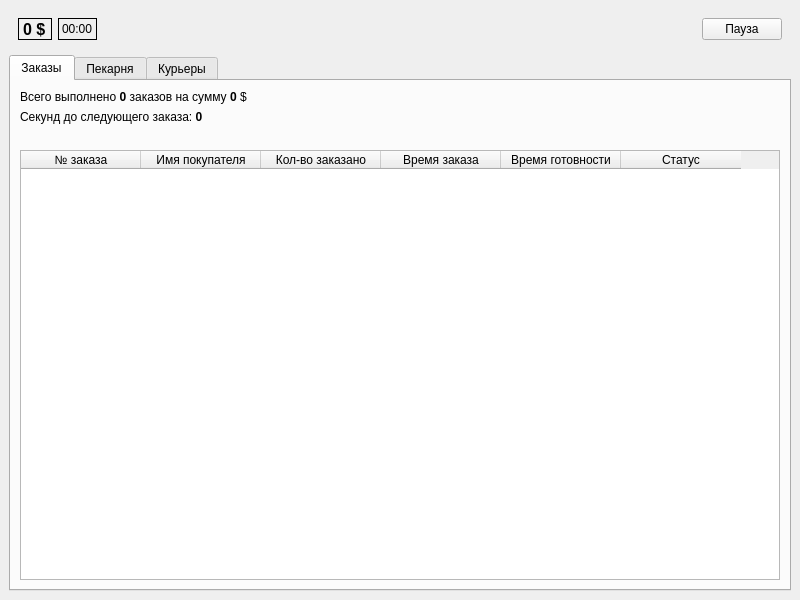
<?xml version="1.0" encoding="UTF-8"?>
<ui version="4.0">
 <class>MainWindow</class>
 <widget class="QMainWindow" name="MainWindow">
  <property name="geometry">
   <rect>
    <x>0</x>
    <y>0</y>
    <width>800</width>
    <height>600</height>
   </rect>
  </property>
  <property name="windowTitle">
   <string>Пекари</string>
  </property>
  <widget class="QWidget" name="centralwidget">
   <layout class="QVBoxLayout" name="verticalLayout">
    <item>
     <widget class="QWidget" name="widget" native="true">
      <layout class="QHBoxLayout" name="horizontalLayout">
       <item>
        <widget class="QLabel" name="moneyLabel">
         <property name="font">
          <font>
           <pointsize>12</pointsize>
           <weight>75</weight>
           <bold>true</bold>
          </font>
         </property>
         <property name="frameShape">
          <enum>QFrame::Box</enum>
         </property>
         <property name="text">
          <string>0 $</string>
         </property>
         <property name="margin">
          <number>7</number>
         </property>
        </widget>
       </item>
       <item>
        <widget class="QLabel" name="timeLabel">
         <property name="font">
          <font>
           <weight>50</weight>
           <bold>false</bold>
          </font>
         </property>
         <property name="frameShape">
          <enum>QFrame::Box</enum>
         </property>
         <property name="text">
          <string>00:00</string>
         </property>
         <property name="margin">
          <number>7</number>
         </property>
        </widget>
       </item>
       <item>
        <spacer name="horizontalSpacer">
         <property name="orientation">
          <enum>Qt::Horizontal</enum>
         </property>
         <property name="sizeHint" stdset="0">
          <size>
           <width>40</width>
           <height>20</height>
          </size>
         </property>
        </spacer>
       </item>
       <item>
        <widget class="QPushButton" name="pauseButton">
         <property name="text">
          <string>Пауза</string>
         </property>
         <property name="checkable">
          <bool>true</bool>
         </property>
        </widget>
       </item>
      </layout>
     </widget>
    </item>
    <item>
     <widget class="QTabWidget" name="tabWidget">
      <property name="currentIndex">
       <number>0</number>
      </property>
      <widget class="QWidget" name="ordersTab">
       <attribute name="title">
        <string>Заказы</string>
       </attribute>
       <layout class="QVBoxLayout" name="verticalLayout_2">
        <item>
         <widget class="QLabel" name="orderStatsLabel">
          <property name="text">
           <string>Всего выполнено &lt;b&gt;0&lt;/b&gt; заказов на сумму &lt;b&gt;0&lt;/b&gt; $</string>
          </property>
         </widget>
        </item>
        <item>
         <widget class="QLabel" name="orderTimeLabel">
          <property name="text">
           <string>Секунд до следующего заказа: &lt;b&gt;0&lt;/b&gt;</string>
          </property>
         </widget>
        </item>
        <item>
         <spacer name="verticalSpacer">
          <property name="orientation">
           <enum>Qt::Vertical</enum>
          </property>
          <property name="sizeType">
           <enum>QSizePolicy::Fixed</enum>
          </property>
          <property name="sizeHint" stdset="0">
           <size>
            <width>20</width>
            <height>20</height>
           </size>
          </property>
         </spacer>
        </item>
        <item>
         <widget class="QTableWidget" name="ordersTable">
          <attribute name="horizontalHeaderCascadingSectionResizes">
           <bool>true</bool>
          </attribute>
          <attribute name="horizontalHeaderMinimumSectionSize">
           <number>100</number>
          </attribute>
          <attribute name="horizontalHeaderDefaultSectionSize">
           <number>120</number>
          </attribute>
          <column>
           <property name="text">
            <string>№ заказа</string>
           </property>
          </column>
          <column>
           <property name="text">
            <string>Имя покупателя</string>
           </property>
          </column>
          <column>
           <property name="text">
            <string>Кол-во заказано</string>
           </property>
          </column>
          <column>
           <property name="text">
            <string>Время заказа</string>
           </property>
          </column>
          <column>
           <property name="text">
            <string>Время готовности</string>
           </property>
          </column>
          <column>
           <property name="text">
            <string>Статус</string>
           </property>
          </column>
         </widget>
        </item>
       </layout>
      </widget>
      <widget class="QWidget" name="backeryTab">
       <attribute name="title">
        <string>Пекарня</string>
       </attribute>
       <layout class="QVBoxLayout" name="verticalLayout_3">
        <item>
         <widget class="QLabel" name="storageStatsLabel">
          <property name="text">
           <string>На складе &lt;b&gt;0&lt;/b&gt; из &lt;b&gt;0&lt;/b&gt; булочек</string>
          </property>
         </widget>
        </item>
        <item>
         <widget class="QLabel" name="backerTimeLabel">
          <property name="text">
           <string>Секунд до изготовления булочек: &lt;b&gt;0&lt;/b&gt;</string>
          </property>
         </widget>
        </item>
        <item>
         <spacer name="verticalSpacer_2">
          <property name="orientation">
           <enum>Qt::Vertical</enum>
          </property>
          <property name="sizeType">
           <enum>QSizePolicy::Fixed</enum>
          </property>
          <property name="sizeHint" stdset="0">
           <size>
            <width>20</width>
            <height>20</height>
           </size>
          </property>
         </spacer>
        </item>
        <item>
         <widget class="QTableWidget" name="backersTable">
          <attribute name="horizontalHeaderCascadingSectionResizes">
           <bool>true</bool>
          </attribute>
          <attribute name="horizontalHeaderMinimumSectionSize">
           <number>100</number>
          </attribute>
          <attribute name="horizontalHeaderDefaultSectionSize">
           <number>120</number>
          </attribute>
          <column>
           <property name="text">
            <string>№ пекаря</string>
           </property>
          </column>
          <column>
           <property name="text">
            <string>Имя пекаря</string>
           </property>
          </column>
          <column>
           <property name="text">
            <string>Кол-во выполнено</string>
           </property>
          </column>
         </widget>
        </item>
       </layout>
      </widget>
      <widget class="QWidget" name="courierTab">
       <attribute name="title">
        <string>Курьеры</string>
       </attribute>
       <layout class="QVBoxLayout" name="verticalLayout_4">
        <item>
         <spacer name="verticalSpacer_3">
          <property name="orientation">
           <enum>Qt::Vertical</enum>
          </property>
          <property name="sizeType">
           <enum>QSizePolicy::Fixed</enum>
          </property>
          <property name="sizeHint" stdset="0">
           <size>
            <width>20</width>
            <height>20</height>
           </size>
          </property>
         </spacer>
        </item>
        <item>
         <widget class="QTableWidget" name="courierTable">
          <attribute name="horizontalHeaderCascadingSectionResizes">
           <bool>true</bool>
          </attribute>
          <attribute name="horizontalHeaderMinimumSectionSize">
           <number>100</number>
          </attribute>
          <attribute name="horizontalHeaderDefaultSectionSize">
           <number>150</number>
          </attribute>
          <column>
           <property name="text">
            <string>№ курьера</string>
           </property>
          </column>
          <column>
           <property name="text">
            <string>Имя курьера</string>
           </property>
          </column>
          <column>
           <property name="text">
            <string>Кол-во доставлено</string>
           </property>
          </column>
          <column>
           <property name="text">
            <string>Статус</string>
           </property>
          </column>
         </widget>
        </item>
       </layout>
      </widget>
     </widget>
    </item>
   </layout>
  </widget>
  <widget class="QMenuBar" name="menubar">
   <property name="geometry">
    <rect>
     <x>0</x>
     <y>0</y>
     <width>800</width>
     <height>30</height>
    </rect>
   </property>
  </widget>
 </widget>
 <resources/>
 <connections/>
</ui>
